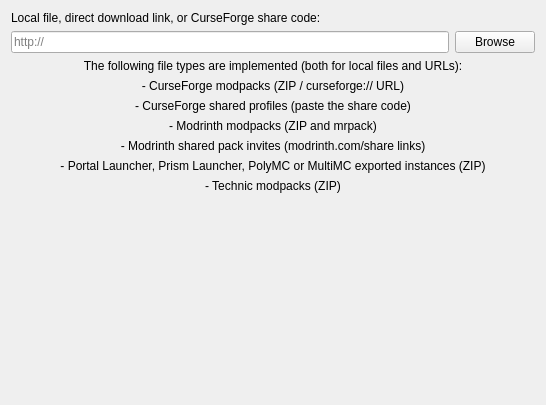
<?xml version="1.0" encoding="UTF-8"?>
<ui version="4.0">
 <class>ImportPage</class>
 <widget class="QWidget" name="ImportPage">
  <property name="geometry">
   <rect>
    <x>0</x>
    <y>0</y>
    <width>546</width>
    <height>405</height>
   </rect>
  </property>
  <layout class="QGridLayout" name="gridLayout">
   <item row="2" column="0">
    <widget class="QLineEdit" name="modpackEdit">
     <property name="placeholderText">
      <string notr="true">http://</string>
     </property>
    </widget>
   </item>
   <item row="2" column="1">
    <widget class="QPushButton" name="modpackBtn">
     <property name="text">
      <string>Browse</string>
     </property>
    </widget>
   </item>
   <item row="3" column="0" rowspan="2" colspan="2">
    <layout class="QVBoxLayout" name="verticalLayout">
     <item>
      <widget class="QLabel" name="label">
       <property name="text">
        <string>The following file types are implemented (both for local files and URLs):</string>
       </property>
       <property name="alignment">
        <set>Qt::AlignCenter</set>
       </property>
      </widget>
     </item>
     <item>
      <widget class="QLabel" name="label_5">
       <property name="text">
        <string>- CurseForge modpacks (ZIP / curseforge:// URL)</string>
       </property>
       <property name="alignment">
        <set>Qt::AlignCenter</set>
       </property>
      </widget>
     </item>
     <item>
      <widget class="QLabel" name="label_7">
       <property name="text">
        <string>- CurseForge shared profiles (paste the share code)</string>
       </property>
       <property name="alignment">
        <set>Qt::AlignCenter</set>
       </property>
      </widget>
     </item>
     <item>
      <widget class="QLabel" name="label_3">
       <property name="text">
        <string>- Modrinth modpacks (ZIP and mrpack)</string>
       </property>
       <property name="alignment">
        <set>Qt::AlignCenter</set>
       </property>
      </widget>
     </item>
     <item>
      <widget class="QLabel" name="label_6">
       <property name="text">
        <string>- Modrinth shared pack invites (modrinth.com/share links)</string>
       </property>
       <property name="alignment">
        <set>Qt::AlignCenter</set>
       </property>
      </widget>
     </item>
     <item>
      <widget class="QLabel" name="label_2">
       <property name="text">
        <string>- Portal Launcher, Prism Launcher, PolyMC or MultiMC exported instances (ZIP)</string>
       </property>
       <property name="alignment">
        <set>Qt::AlignCenter</set>
       </property>
      </widget>
     </item>
     <item>
      <widget class="QLabel" name="label_4">
       <property name="text">
        <string>- Technic modpacks (ZIP)</string>
       </property>
       <property name="alignment">
        <set>Qt::AlignCenter</set>
       </property>
      </widget>
     </item>
    </layout>
   </item>
   <item row="5" column="0" colspan="2">
    <spacer name="verticalSpacer">
     <property name="orientation">
      <enum>Qt::Vertical</enum>
     </property>
     <property name="sizeHint" stdset="0">
      <size>
       <width>20</width>
       <height>40</height>
      </size>
     </property>
    </spacer>
   </item>
   <item row="0" column="0" colspan="2">
    <widget class="QLabel" name="modpackLabel">
     <property name="text">
      <string>Local file, direct download link, or CurseForge share code:</string>
     </property>
    </widget>
   </item>
  </layout>
 </widget>
 <resources/>
 <connections/>
</ui>
